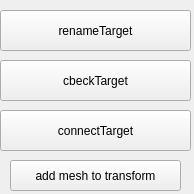
<ui version="4.0" >
 <class>edo_autoConnectBlendShapeUI</class>
 <widget class="QWidget" name="edo_autoConnectBlendShapeUI" >
  <property name="geometry" >
   <rect>
    <x>0</x>
    <y>0</y>
    <width>194</width>
    <height>194</height>
   </rect>
  </property>
  <property name="windowTitle" >
   <string>edo_autoConnectBlendShapeUI</string>
  </property>
  <widget class="QPushButton" name="edo_autoConnectBlendShapeUI_BT01" >
   <property name="geometry" >
    <rect>
     <x>0</x>
     <y>10</y>
     <width>191</width>
     <height>41</height>
    </rect>
   </property>
   <property name="styleSheet" >
    <string notr="true" >
font: 75 12pt "System";</string>
   </property>
   <property name="text" >
    <string>renameTarget</string>
   </property>
  </widget>
  <widget class="QPushButton" name="edo_autoConnectBlendShapeUI_BT02" >
   <property name="geometry" >
    <rect>
     <x>0</x>
     <y>60</y>
     <width>191</width>
     <height>41</height>
    </rect>
   </property>
   <property name="styleSheet" >
    <string notr="true" >font: 75 12pt "System";</string>
   </property>
   <property name="text" >
    <string>cbeckTarget</string>
   </property>
  </widget>
  <widget class="QPushButton" name="edo_autoConnectBlendShapeUI_BT03" >
   <property name="geometry" >
    <rect>
     <x>0</x>
     <y>110</y>
     <width>191</width>
     <height>41</height>
    </rect>
   </property>
   <property name="styleSheet" >
    <string notr="true" >font: 75 12pt "System";</string>
   </property>
   <property name="text" >
    <string>connectTarget</string>
   </property>
  </widget>
  <widget class="QPushButton" name="edo_autoConnectBlendShapeUI_BT04" >
   <property name="geometry" >
    <rect>
     <x>10</x>
     <y>160</y>
     <width>171</width>
     <height>31</height>
    </rect>
   </property>
   <property name="styleSheet" >
    <string notr="true" >font: 75 12pt "System";</string>
   </property>
   <property name="text" >
    <string>add mesh to transform</string>
   </property>
  </widget>
 </widget>
 <resources/>
 <connections/>
</ui>
